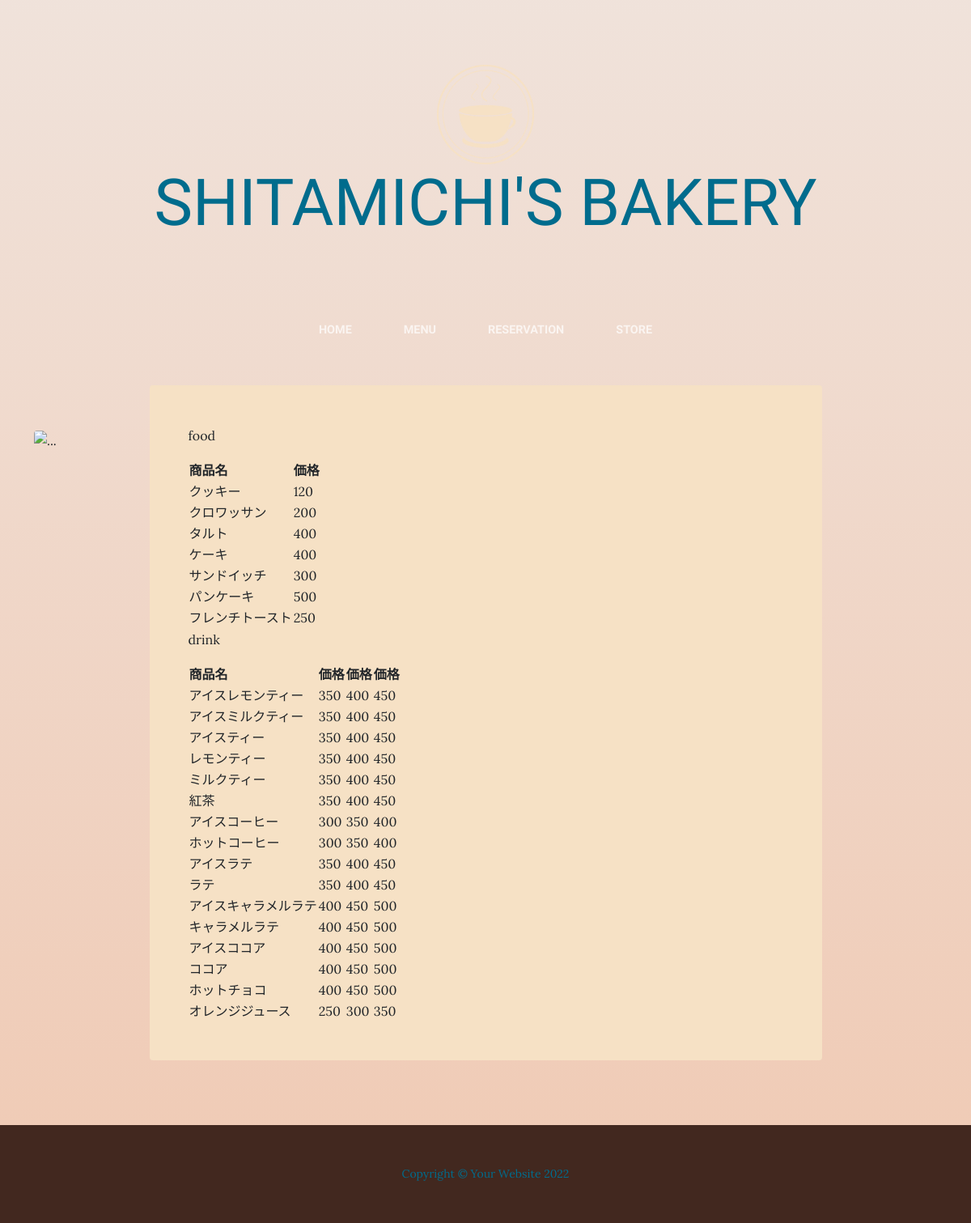
Page /list.php on the committed database.
### tables this page shows
create table food (
	id int auto_increment primary key, 
	name varchar(200) not null, 
	image varchar(200) not null,
	price int not null
);

create table drink (
	id int auto_increment primary key, 
	name varchar(200) not null, 
	image varchar(200) not null,
	prices int not null,
	pricem int not null,
	pricel int not null
);

### list.php (the view, shortened to what this page needs)
<!DOCTYPE html>
<html lang="en">
    <head>
        <link href="css/styles.css" rel="stylesheet" />
    </head>
    <body>
        <header>
            <h1 class="site-heading text-center text-faded d-none d-lg-block">
                <span class="site-heading-upper text-primary mb-3">
                    <img style="width: 10%;" src="assets/images/logo4.png" alt="..." />
                </span>
                <span class="site-heading-lower">Shitamichi's Bakery</span>
            </h1>
        </header>
        <nav class="navbar navbar-expand-lg navbar-dark py-lg-4" id="mainNav">
            <div class="container">
                <div class="collapse navbar-collapse" id="navbarSupportedContent">
                    <ul class="navbar-nav mx-auto">
                        <li class="nav-item px-lg-4"><a class="nav-link text-uppercase" href="index.php">Home</a></li>
                        <li class="nav-item px-lg-4"><a class="nav-link text-uppercase" href="list.php">Menu</a></li>
                        <li class="nav-item px-lg-4"><a class="nav-link text-uppercase" href="products.php">Reservation</a></li>
                        <li class="nav-item px-lg-4"><a class="nav-link text-uppercase" href="store.php">Store</a></li>
                    </ul>
                </div>
            </div>
        </nav>
        <section class="page-section about-heading">
            <div class="container">
                <img class="img-fluid rounded about-heading-img mb-3 mb-lg-0" src="assets/img/about.jpg" alt="..." />
                <div class="about-heading-content">
                    <div class="row">
                        <div class="col-xl-9 col-lg-10 mx-auto">
                            <div class="bg-faded rounded p-5">
                                <p>food</p>
								<table>
								<tr><th>商品名</th><th>価格</th></tr>
									<div class="container">
										<?php
											$pdo=new PDO('mysql:host=localhost;dbname=pan;charset=utf8', 'staff', 'password');
											foreach($pdo -> query('select*from food')as $row){
												echo'<tr>';
												echo'<td>',$row['name'],'</td>';
												echo'<td>',$row['price'],'</td>';
												echo'</tr>';
											}
										?>
									</div>
								</table>
                                <p>drink</p>
								<table>
								<tr><th>商品名</th><th>価格</th><th>価格</th><th>価格</th></tr>
									<div class="container">
										<?php
											$pdo=new PDO('mysql:host=localhost;dbname=pan;charset=utf8', 'staff', 'password');
											foreach($pdo -> query('select*from drink')as $row){
												echo'<tr>';
												echo'<td>',$row['name'],'</td>';
												echo'<td>',$row['prices'],'</td>';
												echo'<td>',$row['pricem'],'</td>';
												echo'<td>',$row['pricel'],'</td>';
												echo'</tr>';
											}
										?>
									</div>
								</table>
                            </div>
                        </div>
                    </div>
                </div>
            </div>
        </section>
        <footer class="footer text-faded text-center py-5">
            <div class="container"><p class="m-0 small">Copyright &copy; Your Website 2022</p></div>
        </footer>
    </body>
</html>

### rows in the picture
food: name "クッキー", price "120"
food: name "クロワッサン", price "200"
food: name "タルト", price "400"
food: name "ケーキ", price "400"
food: name "サンドイッチ", price "300"
food: name "パンケーキ", price "500"
food: name "フレンチトースト", price "250"
drink: name "アイスレモンティー", prices "350", pricem "400", pricel "450"
drink: name "アイスミルクティー", prices "350", pricem "400", pricel "450"
drink: name "アイスティー", prices "350", pricem "400", pricel "450"
drink: name "レモンティー", prices "350", pricem "400", pricel "450"
drink: name "ミルクティー", prices "350", pricem "400", pricel "450"
drink: name "紅茶", prices "350", pricem "400", pricel "450"
drink: name "アイスコーヒー", prices "300", pricem "350", pricel "400"
drink: name "ホットコーヒー", prices "300", pricem "350", pricel "400"
drink: name "アイスラテ", prices "350", pricem "400", pricel "450"
drink: name "ラテ", prices "350", pricem "400", pricel "450"
drink: name "アイスキャラメルラテ", prices "400", pricem "450", pricel "500"
drink: name "キャラメルラテ", prices "400", pricem "450", pricel "500"
drink: name "アイスココア", prices "400", pricem "450", pricel "500"
drink: name "ココア", prices "400", pricem "450", pricel "500"
drink: name "ホットチョコ", prices "400", pricem "450", pricel "500"
drink: name "オレンジジュース", prices "250", pricem "300", pricel "350"
